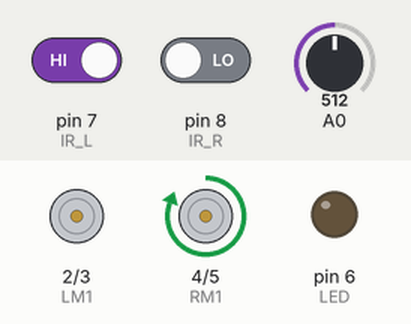
The sketch below on a simulated Arduino Uno, built with avr-gcc and run on an emulated ATmega328P. On the bench: motor-driver pin pairs drawn as motors (green arrow = first pin HIGH = forward, orange = second pin HIGH = backward, longer = more drive), output pins drawn as LEDs (lit = HIGH). The test bench sets the inputs (shaded band); at power-on: A0 = 512, pin 7 (IR_L) HIGH, pin 8 (IR_R) LOW.

Above: at 1.2 s.
1.3 s: A0 set to 468
2.8 s: A0 set to 434
At 3.2 s:
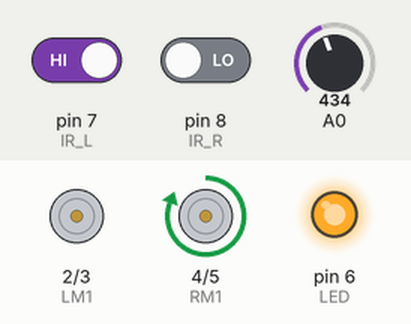
4.3 s: pin 7 (IR_L) driven LOW
At 5.5 s:
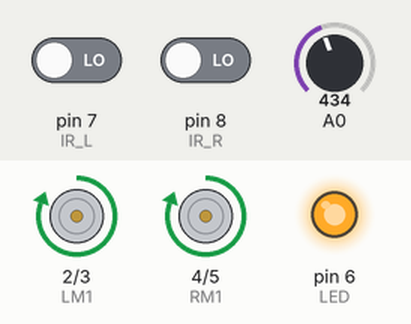
5.8 s: pin 8 (IR_R) driven HIGH
At 6.6 s:
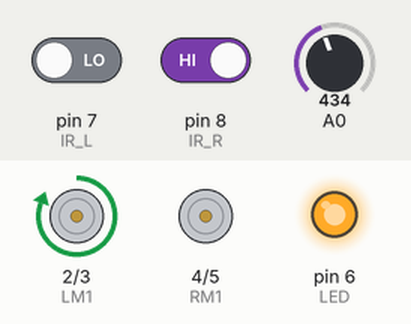
7.3 s: pin 7 (IR_L) driven HIGH
At 7.8 s:
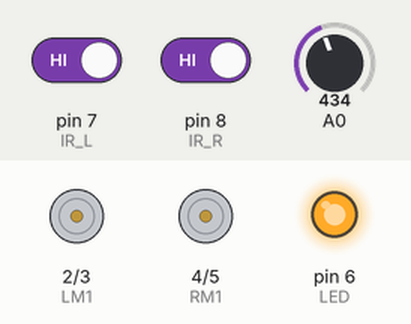
8.8 s: A0 set to 460
At 10.1 s:
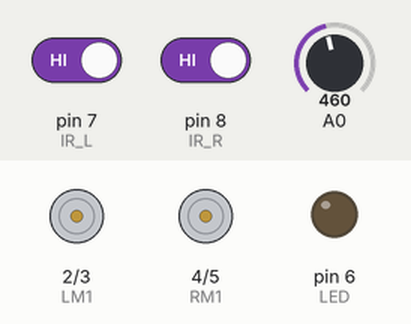
Timing chart, 0 to 11.3 s (numbered marks = the images above; inputs shaded):
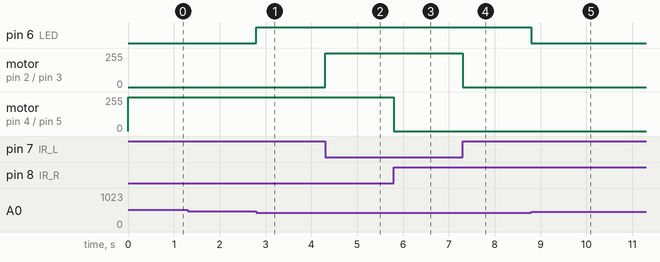

The sketch:

LF_with_Headlight.ino
```cpp
int LM1 = 2;
int LM2 = 3;
int RM1 = 4;
int RM2 = 5;

int IR_L = 7;
int IR_R = 8;

int LED = 6;

int L, R;

void setup() {
  pinMode(LM1, OUTPUT);
  pinMode(LM2, OUTPUT);
  pinMode(RM1, OUTPUT);
  pinMode(RM2, OUTPUT);

  pinMode(IR_L, INPUT);
  pinMode(IR_R, INPUT);

  pinMode(LED, OUTPUT);

}

void loop() {
  L = digitalRead(IR_L);
  R = digitalRead(IR_R);

  // L=LOW R=LOW then move forward (Floor is detected)
  if (L == LOW && R == LOW) {
    digitalWrite(LM1, HIGH);
    digitalWrite(LM2, LOW);
    digitalWrite(RM1, HIGH);
    digitalWrite(RM2, LOW);
  }

  // L=LOW R=HIGH then move RIGHT (Line detected on right IR but not on left IR)
  else if (L == LOW && R == HIGH) {
    digitalWrite(LM1, HIGH);
    digitalWrite(LM2, LOW);
    digitalWrite(RM1, LOW);
    digitalWrite(RM2, LOW);
  }

  // L=HIGH R=LOW then move LEFT (Line detected on left IR but not on right IR)
  else if (L == HIGH && R == LOW) {
    digitalWrite(LM1, LOW);
    digitalWrite(LM2, LOW);
    digitalWrite(RM1, HIGH);
    digitalWrite(RM2, LOW);
  }

  // L=HIGH R=HIGH then stop (Line detected on both IRs)
  else {
    digitalWrite(LM1, LOW);
    digitalWrite(LM2, LOW);
    digitalWrite(RM1, LOW);
    digitalWrite(RM2, LOW);
  }

  if (analogRead(A0) < 450) {
    digitalWrite(LED, HIGH);
  }

  else {
    digitalWrite(LED, LOW);
  }
}
```

Measured:
- the behaviour switches between 450 and 449 on A0 (found by bisection; images 0 and 1)
- after the input at 1.3 s, every drawn part: stays the same
- after the input at 2.8 s, pin 6 (LED): LOW → HIGH at once
- after the input at 4.3 s, motor on pin 2 (LM1) / pin 3 (LM2): stopped → forward 255/255 at once
- after the input at 5.8 s, motor on pin 4 (RM1) / pin 5 (RM2): forward 255/255 → stopped at once
- after the input at 7.3 s, motor on pin 2 (LM1) / pin 3 (LM2): forward 255/255 → stopped at once
- after the input at 8.8 s, pin 6 (LED): HIGH → LOW at once
